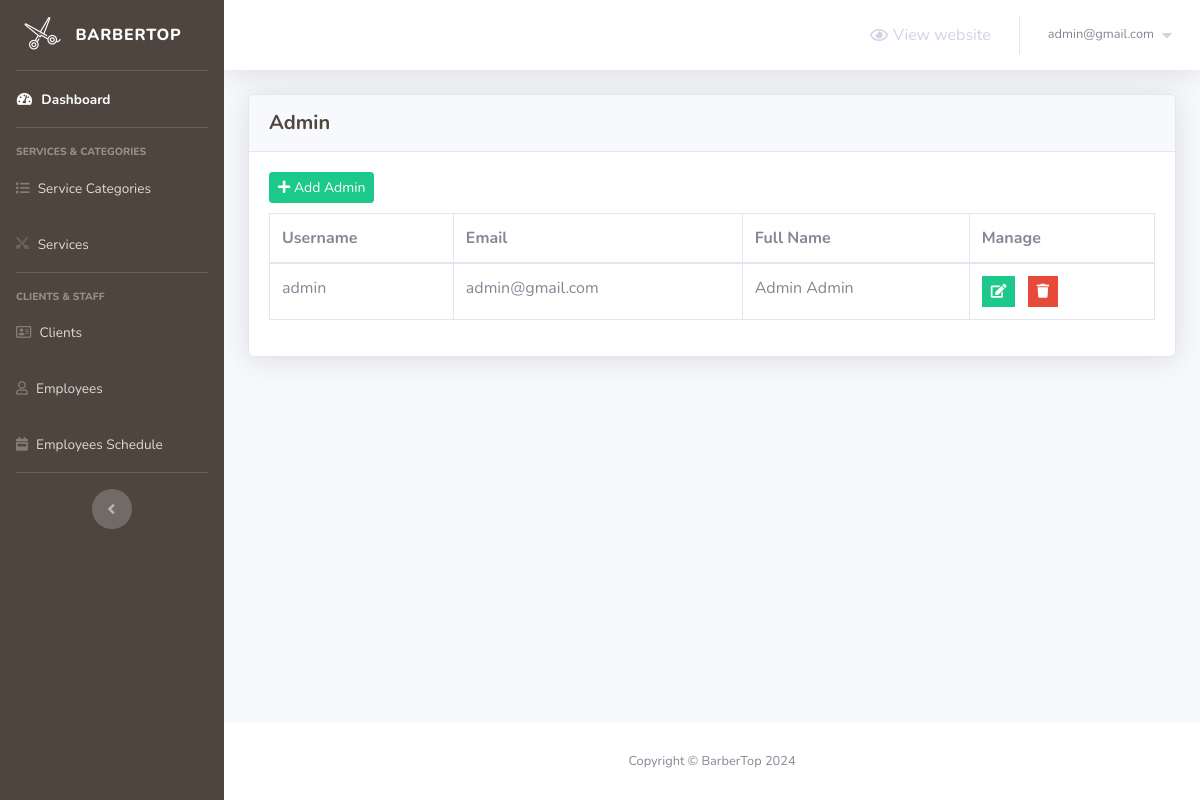
Screenshot of /barber-admin/admin-profile.php (signed in) with the database file from the repository.
### tables this page shows
CREATE TABLE `barber_admin` (
  `admin_id` int(5) NOT NULL,
  `username` varchar(50) NOT NULL,
  `admin_email` varchar(50) NOT NULL,
  `full_name` varchar(50) NOT NULL,
  `password` varchar(255) NOT NULL
);

### barber-admin/admin-profile.php (the view, shortened to what this page needs)
<?php
    include 'connect.php';
    include 'Includes/header.php';
    if(isset($_SESSION['admin_email_barbertop']) && isset($_SESSION['password_barbertop']))
    {
?>
        <div class="container-fluid">
            <?php
                $do = '';
                if(isset($_GET['do']) && in_array($_GET['do'], array('Add','Edit')))
                {
                    $do = htmlspecialchars($_GET['do']);
                }
                else
                {
                    $do = 'Manage';
                }
                if($do == 'Manage')
                {
                    $stmt = $con->prepare("SELECT * FROM barber_admin");
                    $stmt->execute();
                    $rows_admins = $stmt->fetchAll();
                    ?>
                        <div class="card shadow mb-4">
                            <div class="card-header py-3">
                                <h5 class="m-0 font-weight-bold text-primary">Admin</h5>
                            </div>
                            <div class="card-body">
                                <a href="admin-profile.php?do=Add" class="btn btn-success btn-sm" style="margin-bottom: 10px;">
                                    <i class="fa fa-plus"></i>
                                    Add Admin
                                </a>
                                <div class="table-responsive">
                                    <table class="table table-bordered">
                                        <thead>
                                            <tr>
                                                <th scope="col">Username</th>
                                                <th scope="col">Email</th>
                                                <th scope="col">Full Name</th>
                                                <th scope="col">Manage</th>
                                            </tr>
                                        </thead>
                                        <tbody>
                                            <?php
                                                foreach($rows_admins as $admin)
                                                {
                                                    echo "<tr>";
                                                        echo "<td>";
                                                            echo $admin['username'];
                                                        echo "</td>";
                                                        echo "<td>";
                                                            echo $admin['admin_email'];
                                                        echo "</td>";
                                                        echo "<td>";
                                                            echo $admin['full_name'];
                                                        echo "</td>";
                                                        echo "<td>";
                                                            $delete_data = "delete_admin_".$admin["admin_id"];
                                                    ?>
                                                        <ul class="list-inline m-0">
                                                            <li class="list-inline-item" data-toggle="tooltip" title="Edit">
                                                                <button class="btn btn-success btn-sm rounded-0">
                                                                    <a href="admin-profile.php?do=Edit&admin_id=<?php echo $admin['admin_id']; ?>" style="color: white;">
                                                                        <i class="fa fa-edit"></i>
                                                                    </a>
                                                                </button>
                                                            </li>
                                                            <li class="list-inline-item" data-toggle="tooltip" title="Delete">
                                                                <button class="btn btn-danger btn-sm rounded-0" type="button" data-toggle="modal" data-target="#<?php echo $delete_data; ?>" data-placement="top"><i class="fa fa-trash"></i></button>
                                                            </li>
                                                        </ul>
                                                    <?php
                                                    echo "</td>";
                                                    echo "</tr>";
                                                }
                                            ?>
                                        </tbody>
                                    </table>
                                </div>
                            </div>
                        </div>
                    <?php
                }
            ?>
        </div>
<?php
        include 'Includes/footer.php';
    }
    else
    {
        header('Location: login.php');
        exit();
    }
?>

### rows the page displays
barber_admin: username "admin", admin_email "admin@gmail.com", full_name "Admin Admin"

### other values shown
$_SESSION['admin_email_barbertop'] "admin@gmail.com"
